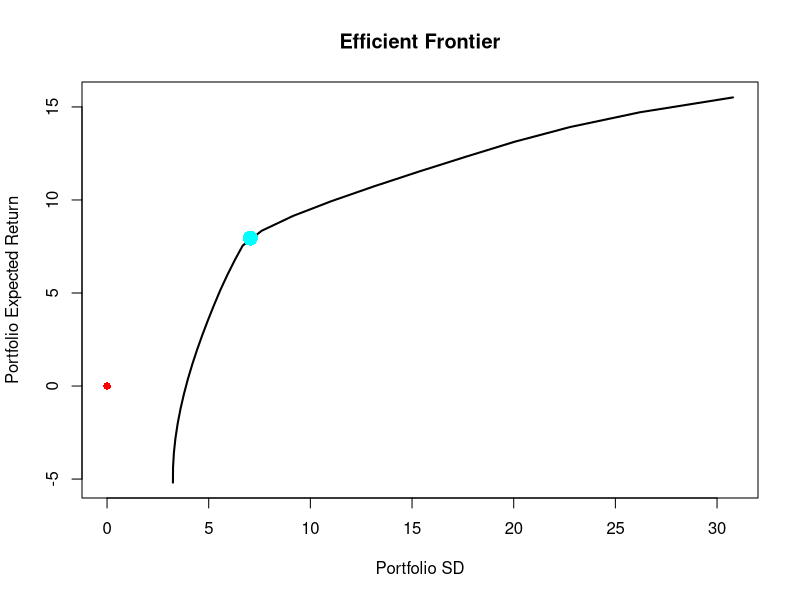

Here is the R script that generated this plot:
rm(list = ls())
while(length(dev.list()) > 0){dev.off()}
library(quadprog) # need the solve.QP() function
library(Matrix) # need the nearPD() function

# a function to find the range of expected returns that are possible given individual assets' expected 
# returns and weight constraints
rx.range <- function(rx, min.allo = 0, max.allo = 1, weight.sum = 1){
  # to get the minimum expected return of the portfolio, apply as much weight as is allowable to the 
  # assets with the lowest individual return rates
  rx <- sort(rx) # lowest to highest individual asset expected return values
  x <- weight.sum - length(rx) * min.allo # how much of the total weight we have left to apply to assets
  rx.min <- sum(rx * min.allo) # start by applying minimum weight to eash asset
  for(i in rx){
    if(x == 0){break} # once we have no more weight to apply, move on
    y <- min(max.allo, x) # find the max allowable weight, unless we have less than that much left
    rx.min <- rx.min + i * y # apply that weight
    x <- x - y # decrement the amount of weight we have left to apply
  }
  
  rx <- sort(rx, decreasing = T)
  x <- weight.sum - length(rx) * min.allo
  rx.max <- sum(rx * min.allo)
  for(i in rx){
    if(x == 0){break}
    y <- min(max.allo, x)
    rx.max <- rx.max + i * y
    x <- x - y
  }
  
  c(rx.min, rx.max)
}

# a function to give a series of weight vectors constituting portfolios on the efficient frontier
# subject to weight constraints.
# minimizes portfolio standard deviation at a sequence of portfolio expected return values
# `contraction` shrinks the range of exp. ret. values checked by a small amount because
# trouble tends to arrise when the solver hits the extremes of that range
eff.frontier <- function(returns, min.allo = 0, max.allo = 1, 
                         weight.sum = 1, n.step = 100, contraction = 0.99, 
                         include.lower.branch = FALSE){
  n.asset <- dim(returns)[2]
  if(is.null(colnames(returns))){
    colnames(returns) <- paste("A", 1:n.asset, sep = "") # name the assets if they aren't already
  }
  if(min.allo * n.asset > weight.sum){stop("Minimum allocation too high for given weight sum constraint.")}
  if(max.allo * n.asset < weight.sum){stop("Maximum allocation too low for given weight sum constraint.")}
  
  Dmat <- matrix(nearPD(cov(returns))$mat, ncol = n.asset) # quadratic term
  cov.mat.norm <- norm(Dmat)
  dvec <- colMeans(returns) # linear term
  Amat <- cbind("sum.col" = rep(1, times = n.asset),
                "rx.col" = dvec,
                "min.allo" = diag(n.asset),
                "max.allo" = -diag(n.asset)) # constraint matrix
  # 2 equality constraints; sum(weights) = weight.sum AND 
  # sum(weights * asset expected returns) = desired portfolio return (which are sapply'ed over)
  meq <- 2
  # range of possible expected return values for portfolios of the given assets
  rx.rng <- rx.range(rx = dvec,
                     min.allo = min.allo,
                     max.allo = max.allo,
                     weight.sum = weight.sum)  
  
  rx.rng <- (rx.rng - mean(rx.rng)) * contraction + mean(rx.rng) # shrink the range a little bit
  # generate a sequence of exp. ret. values at which to minimize portfolio stdev
  rx.seq <- seq(rx.rng[1], rx.rng[2], length.out = n.step) 
  
  ftr <- t(sapply(X = rx.seq,
                  FUN = function(rx){
                    bvec <- c(weight.sum, rx, 
                              rep(min.allo, times = n.asset), 
                              -rep(max.allo, times = n.asset))
                    w <- solve.QP(Dmat = Dmat / cov.mat.norm,
                                  dvec = dvec / cov.mat.norm, 
                                  Amat = Amat, 
                                  bvec = bvec, 
                                  meq = meq)$solution
                    stdev <- sqrt(t(w) %*% Dmat %*% w)
                    c(w, "sd" = stdev, "rx" = rx)
                  })) # sapply solve.QP over all the rx values
  colnames(ftr) <- c(colnames(returns), "sd", "rx") # give names
  if(include.lower.branch){
    ftr
  }else{
    lower.rx <- ftr[,"rx"][which.min(ftr[,"sd"])]
    ftr[ftr[,"rx"] >= lower.rx,]
  }
}

folio.optim <- function(rx.goal, returns, min.allo = 0, max.allo = 1, weight.sum = 1){
  n.asset <- dim(returns)[2]
  if(is.null(colnames(returns))){
    colnames(returns) <- paste("A", 1:n.asset, sep = "")
  }
  if(min.allo * n.asset > weight.sum){stop("Minimum allocation too high for given weight sum constraint.")}
  if(max.allo * n.asset < weight.sum){stop("Maximum allocation too low for given weight sum constraint.")}
  
  Dmat <- matrix(nearPD(cov(returns))$mat, ncol = n.asset)
  cov.mat.norm <- norm(Dmat)
  dvec <- colMeans(returns)
  Amat <- cbind("sum.col" = rep(1, times = n.asset),
                "rx.col" = dvec,
                "min.allo" = diag(n.asset),
                "max.allo" = -diag(n.asset))
  meq <- 2
  rx.rng <- rx.range(rx = dvec,
                     min.allo = min.allo,
                     max.allo = max.allo,
                     weight.sum = weight.sum)
  
  if(rx.goal < rx.rng[1]){
    stop(paste("Expected return goal too low. Try a goal between", 
               round(rx.rng[1], digits = 2), "and", round(rx.rng[2], digits = 2),"."))
  }else if(rx.goal > rx.rng[2]){
    stop(paste("Expected return goal too high. Try a goal between", 
               round(rx.rng[1], digits = 2), "and", round(rx.rng[2], digits = 2),"."))
  }
  
  bvec <- c(weight.sum, rx.goal, 
            rep(min.allo, times = n.asset), 
            -rep(max.allo, times = n.asset))
  soln <- solve.QP(Dmat = Dmat / cov.mat.norm,
                   dvec = dvec / cov.mat.norm, 
                   Amat = Amat, 
                   bvec = bvec, 
                   meq = meq)$solution
  names(soln) <- colnames(returns)
  soln
}

folio <- function(returns){
  E <- new.env()
  E$rx <- colMeans(returns)
  E$cov.mat <- matrix(nearPD(cov(returns))$mat, ncol = dim(returns)[2])
  function(weights){
    c("sd" = as.numeric(sqrt(t(weights) %*% E$cov.mat %*% weights)),
      "rx" = sum(E$rx * weights))
  }
}

###########################################
#### Generate a time series of returns ####
###########################################

n.asset <- 10

time.series <- sapply(X = 1:n.asset,
                      FUN = function(i){
                        cumsum(rnorm(n = n.asset^2, sd = 10))
                      })
asset.names <- paste("A", 1:n.asset, sep = "")
colnames(time.series) <- asset.names

#####################################
#### Plot the efficient frontier ####
#####################################

ftr <- eff.frontier(returns = time.series, min.allo = 0, max.allo = 1, weight.sum = 1)

psd <- ftr[,"sd"] # portfolio sd
prx <- ftr[,"rx"] # portfolio exp. ret.
x.min <- min(0, psd)
x.max <- max(0, psd)
y.min <- min(0, prx)
y.max <- max(0, prx)
plot(x = psd, y = prx, type = "l", lwd = 2, 
     xlim = c(x.min, x.max), ylim = c(y.min, y.max),
     xlab = "Portfolio SD", ylab = "Portfolio Expected Return",
     main = "Efficient Frontier")
points(x = 0, y = 0, pch = 16, col = "red") # add origin for reference

########################
#### Test optimizer ####
########################

rx.goal <- mean(prx[prx > 0])
w <- folio.optim(rx.goal = rx.goal, returns = time.series)
pt <- folio(time.series)(weights = w)
points(x = pt[1], y = pt[2], pch = 16, col = "cyan", cex = 2)
